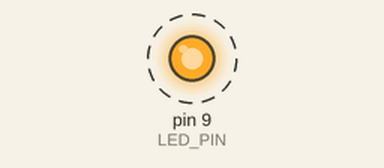
This sketch was run on a simulated Arduino Uno, built with avr-gcc and run on an emulated ATmega328P. Parts: output pins drawn as LEDs (lit = HIGH). Dashed ring = blinking.

Above: at 0.05 s.
Timing chart, 0 to 3.0 s (numbered marks = the images above):
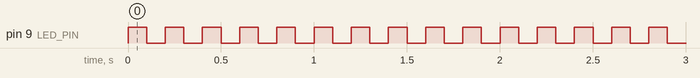

Measured:
- by itself, pin 9 (LED_PIN): alternates HIGH for 0.10 s and LOW for 0.10 s

The sketch:

2_2.ino
```cpp
/*
  keyes 4WD 多功能智能车
  课程 02.2
  闪烁灯
  http://www.keyes-robot.com
*/

#define LED_PIN 9  // LED 灯引脚

/* 功能：初始化设置 */
void setup() {
  pinMode(LED_PIN, OUTPUT);  // 设置 LED 引脚为输出模式
}

/* 功能：主循环，控制 LED 灯闪烁 */
void loop() {
  digitalWrite(LED_PIN, HIGH);  // 点亮 LED 灯
  delay(100);                   // 延时 0.1 秒
  digitalWrite(LED_PIN, LOW);   // 熄灭 LED 灯
  delay(100);                   // 延时 0.1 秒
}
```
